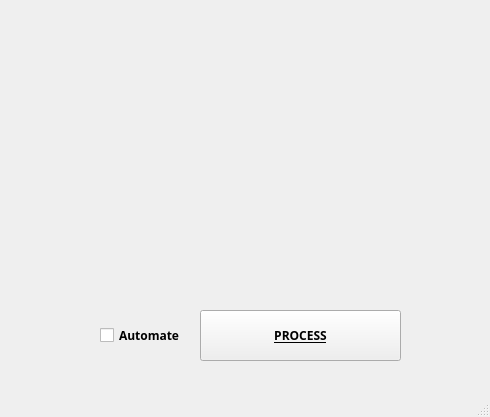
<?xml version="1.0" encoding="UTF-8"?>
<ui version="4.0">
 <class>MainWindow</class>
 <widget class="QMainWindow" name="MainWindow">
  <property name="geometry">
   <rect>
    <x>0</x>
    <y>0</y>
    <width>490</width>
    <height>417</height>
   </rect>
  </property>
  <property name="windowTitle">
   <string>MainWindow</string>
  </property>
  <widget class="QWidget" name="centralwidget">
   <widget class="QPushButton" name="b_process">
    <property name="geometry">
     <rect>
      <x>200</x>
      <y>310</y>
      <width>201</width>
      <height>51</height>
     </rect>
    </property>
    <property name="font">
     <font>
      <family>Unispace</family>
      <weight>75</weight>
      <bold>true</bold>
      <underline>true</underline>
     </font>
    </property>
    <property name="text">
     <string>PROCESS</string>
    </property>
    <property name="flat">
     <bool>false</bool>
    </property>
   </widget>
   <widget class="QCheckBox" name="checkBox">
    <property name="geometry">
     <rect>
      <x>100</x>
      <y>320</y>
      <width>81</width>
      <height>31</height>
     </rect>
    </property>
    <property name="font">
     <font>
      <family>Unispace</family>
      <weight>75</weight>
      <bold>true</bold>
     </font>
    </property>
    <property name="text">
     <string>Automate</string>
    </property>
   </widget>
  </widget>
  <widget class="QStatusBar" name="statusbar"/>
 </widget>
 <resources/>
 <connections/>
</ui>
